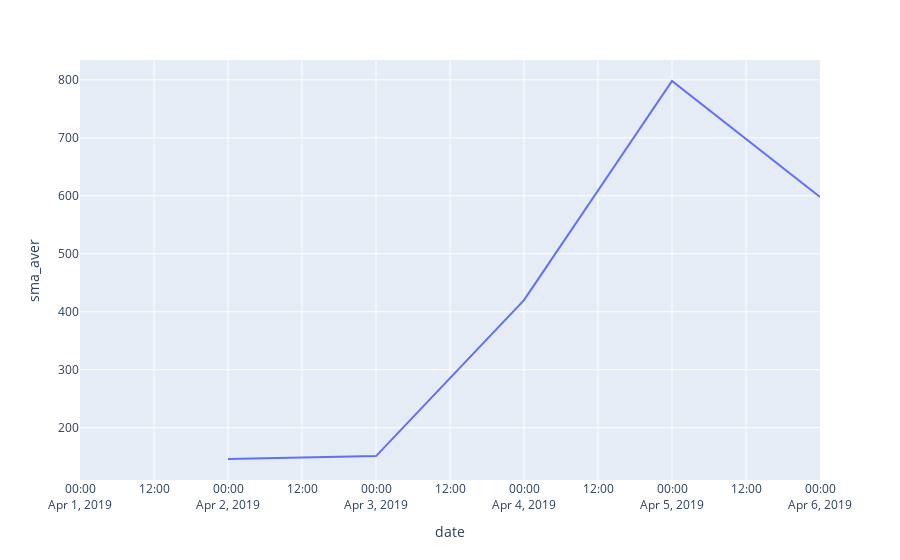

The code cell stored with this chart in its notebook:
### Code cell
# Вопрос: Какое значение скользящего среднего получим за 6 апреля 2019 года? 
# Округлите ответ до целого числа.

fig = px.line(sma_average_view_by_day, x="date", y="sma_aver")
fig.show()

### Figure 1 — Plotly figure (JSON) as saved in the notebook; plotly's stock layout.template omitted (floating-point values rounded to 4 significant figures)
{"data": [{"hovertemplate": "date=%{x}<br>sma_aver=%{y}<extra></extra>", "legendgroup": "", "line": {"color": "#636efa", "dash": "solid"}, "mode": "lines", "name": "", "orientation": "v", "showlegend": false, "type": "scatter", "x": ["2019-04-01T00:00:00", "2019-04-02T00:00:00", "2019-04-03T00:00:00", "2019-04-04T00:00:00", "2019-04-05T00:00:00", "2019-04-06T00:00:00"], "xaxis": "x", "y": [null, 146, 151, 420, 798, 598], "yaxis": "y"}], "layout": {"legend": {"tracegroupgap": 0}, "margin": {"t": 60}, "xaxis": {"anchor": "y", "domain": [0, 1], "title": {"text": "date"}}, "yaxis": {"anchor": "x", "domain": [0, 1], "title": {"text": "sma_aver"}}}}
